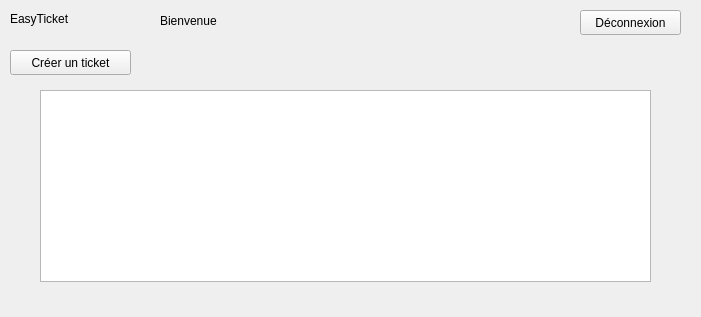
<?xml version="1.0" encoding="UTF-8"?>
<ui version="4.0">
 <class>EcranPrincipal</class>
 <widget class="QWidget" name="EcranPrincipal">
  <property name="geometry">
   <rect>
    <x>0</x>
    <y>0</y>
    <width>701</width>
    <height>317</height>
   </rect>
  </property>
  <property name="windowTitle">
   <string>Form</string>
  </property>
  <widget class="QLabel" name="labelNom">
   <property name="geometry">
    <rect>
     <x>160</x>
     <y>0</y>
     <width>411</width>
     <height>41</height>
    </rect>
   </property>
   <property name="text">
    <string>Bienvenue</string>
   </property>
  </widget>
  <widget class="QLabel" name="label">
   <property name="geometry">
    <rect>
     <x>10</x>
     <y>10</y>
     <width>81</width>
     <height>17</height>
    </rect>
   </property>
   <property name="text">
    <string>EasyTicket</string>
   </property>
  </widget>
  <widget class="QPushButton" name="pushButtonCreationTicket">
   <property name="geometry">
    <rect>
     <x>10</x>
     <y>50</y>
     <width>121</width>
     <height>25</height>
    </rect>
   </property>
   <property name="text">
    <string>Créer un ticket</string>
   </property>
  </widget>
  <widget class="QListWidget" name="listeTickets">
   <property name="geometry">
    <rect>
     <x>40</x>
     <y>90</y>
     <width>611</width>
     <height>192</height>
    </rect>
   </property>
  </widget>
  <widget class="QPushButton" name="pushButtonDeco">
   <property name="geometry">
    <rect>
     <x>580</x>
     <y>10</y>
     <width>101</width>
     <height>25</height>
    </rect>
   </property>
   <property name="text">
    <string>Déconnexion</string>
   </property>
  </widget>
 </widget>
 <resources/>
 <connections/>
</ui>
